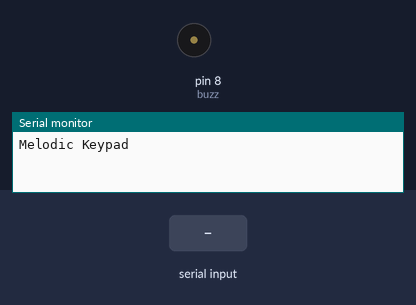
The sketch below on a simulated Arduino Uno, built with avr-gcc and run on an emulated ATmega328P. Shown: buzzer (waves = sounding), the last lines printed to the serial monitor. The test bench sets the inputs (shaded band).

Above: at 1.2 s.
1.3 s: "1" received over Serial
At 1.55 s:
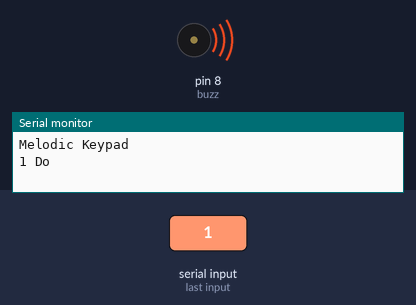
3.3 s: "2" received over Serial
At 4.6 s:
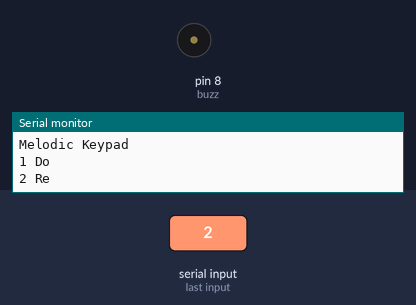
4.8 s: "3" received over Serial
At 5.05 s:
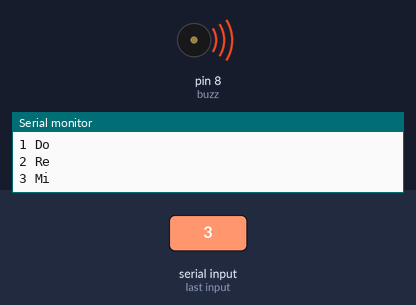
Timing chart, 0 to 7.8 s (numbered marks = the images above; inputs shaded):
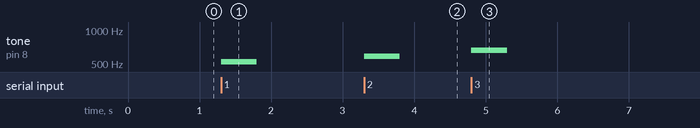

Measured:
- after the input at 1.3 s, tone on pin 8 (buzz): silent → 523 Hz at once, → silent 0.50 s later
- after the input at 3.3 s, tone on pin 8 (buzz): silent → 587 Hz at once, → silent 0.50 s later
- after the input at 4.8 s, tone on pin 8 (buzz): silent → 659 Hz at once, → silent 0.50 s later

The sketch:

Rx_Melodic_Key.ino
```cpp
int buzz = 8;
int DataCheck = 0;

void setup()
{
  Serial.begin(9600);
  pinMode(buzz, OUTPUT);
  Serial.print("Melodic Keypad");
  Serial.println();
}

void loop(){
  if(Serial.available())
  {
    char data = Serial.read();
    Serial.print(data);

    if(data == '1'){DataCheck = 1; tone(buzz, 523, 500); Serial.println(" Do");}
    if(data == '2'){DataCheck = 1; tone(buzz, 587, 500); Serial.println(" Re");}
    if(data == '3'){DataCheck = 1; tone(buzz, 659, 500); Serial.println(" Mi");}
    if(data == '4'){DataCheck = 1; tone(buzz, 698, 500); Serial.println(" Fa");}
    if(data == '5'){DataCheck = 1; tone(buzz, 784, 500); Serial.println(" Sol");}
    if(DataCheck == 0){Serial.println("Perintah Salah. Silakan ulangi !!! ");}
    Serial.println();
    DataCheck = 0;
  }
}
```
